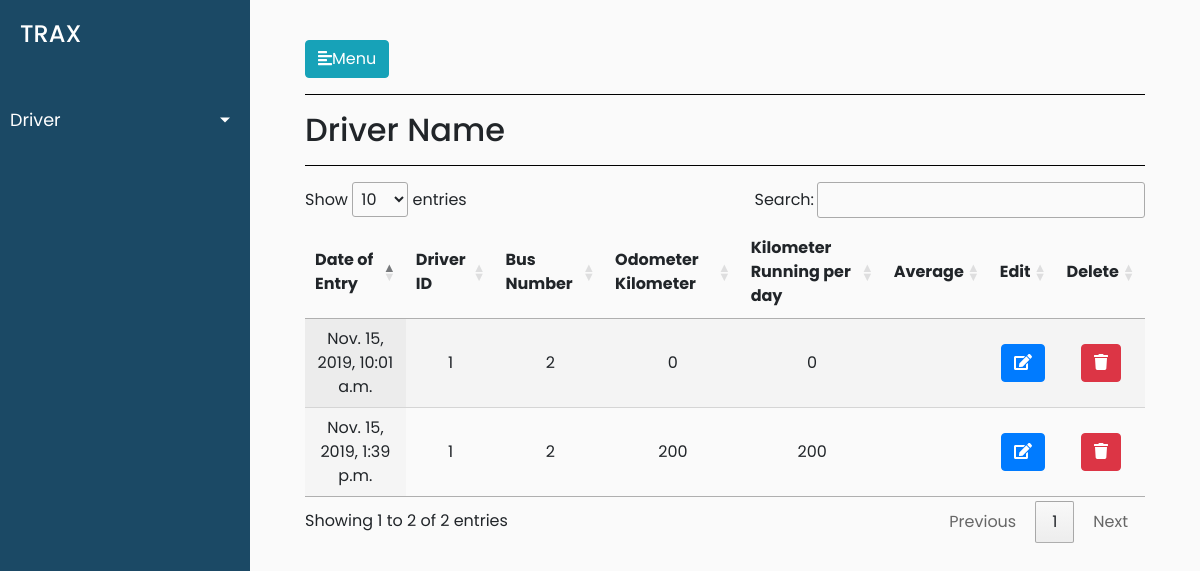
Before: /driver/drivers_details/1 with the older database file.
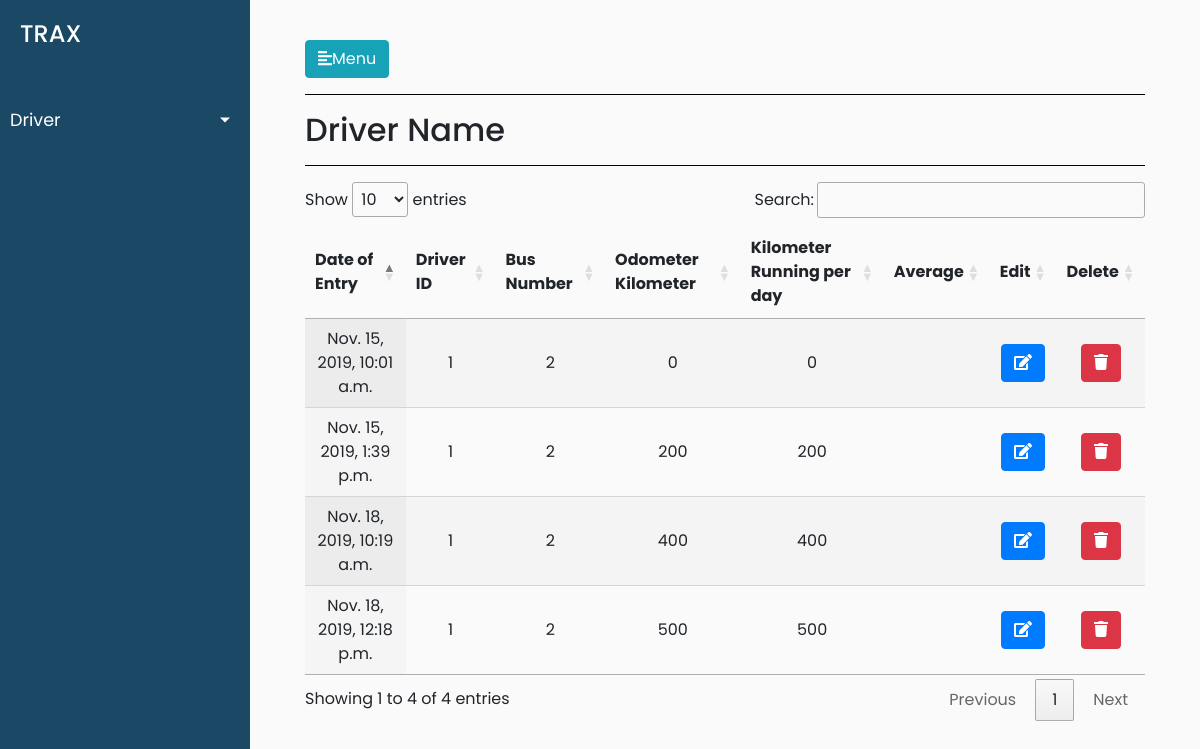
After: the same page with the newer database file.
### trax_vehicle_manager_data/models.py (models this page shows, shortened)
class Drivers_Odometer_Data(models.Model):
        drivers_odometer_data_date_of_entry = models.DateTimeField(default=timezone.now)
        drivers_odometer_data_driver_id = models.ForeignKey(Drivers, on_delete = models.CASCADE)
        drivers_odometer_data_mobile_number = models.CharField(max_length=12,blank=True)
        drivers_odometer_data_vehicle_number = models.ForeignKey(Vehicles, on_delete = models.CASCADE,blank=True, null=True)
        drivers_odometer_data_odometer_kilometer = models.CharField(max_length=12,blank=True)
        drivers_odometer_data_cleaner_id = models.ForeignKey(Cleaners, on_delete = models.CASCADE,blank=True, null=True)
        class Meta:
                verbose_name_plural = "Drivers Odometer List"
                verbose_name = "Driver's Odometer"

class Drivers(models.Model):
        driver_reference_no = models.IntegerField()
        driver_driver_name = models.CharField(max_length=264,default="")
        driver_vehicle_short_number = models.CharField(max_length=12,blank=True)
        driver_vehicle_number = models.CharField(max_length=12,blank=True)
        driver_vehicle_type = models.CharField(max_length=264,blank=True)
        vehicle_type_of_module = models.CharField(max_length=264,blank=True)
        driver_joining_date = models.DateTimeField(default=timezone.now)
        driver_license_number = models.CharField(max_length=264,blank=True)
        driver_aadhar_number = models.CharField(max_length=264,blank=True,default="")
        driver_contact_number = models.CharField(max_length=264,blank=True,default="")
        driver_pan_number = models.CharField(max_length=264,blank=True,default="")
        driver_address_proof = models.CharField(max_length=264,blank=True,default="")
        driver_photoid_proof = models.CharField(max_length=264,blank=True,default="")
        driver_driver_bank_name = models.CharField(max_length=264,default="")
        driver_bank_name = models.CharField(max_length=264,blank=True,default="")
        driver_bank_account_number = models.CharField(max_length=264,blank=True)
        driver_ban_ifsc_code = models.CharField(max_length=264,blank=True,default="")
        driver_bank_branch = models.CharField(max_length=264,blank=True,default="")
        driver_alternate_contact_number=models.CharField(max_length=264,blank=True,default="")
        driver_license_residence_address=models.CharField(max_length=264,blank=True,default="")
        driver_aadhar_card_residence_address=models.CharField(max_length=264,blank=True,default="")
        driver_years_of_experience = models.CharField(max_length=264,blank=True,default="")
        driver_last_employer_name = models.CharField(max_length=264,blank=True,default="")
        driver_years_with_kruze_or_aaron = models.CharField(max_length=264,blank=True,default="")
        def __str__(self):
                return str(self.driver_reference_no)

class Vehicles(models.Model):
        vehicle_id = models.CharField(max_length=900,blank=True)
        vehicle_number = models.CharField(max_length=900,blank=True)
        vehicle_card_number = models.CharField(max_length=900,blank=True)
        vehicle_seating_capacity = models.CharField(max_length=900,blank=True)
        minimum_average = models.CharField(max_length=900,blank=True)
        incremental_average = models.CharField(max_length=900,blank=True)
        vehicle_current_status = models.CharField(max_length=900,blank=True)
        vehicle_buying_date = models.DateTimeField(blank=True)
        vehicle_type = models.CharField(max_length=900,blank=True)
        vehicle_ownership = models.CharField(max_length=900,blank=True)
        vehicle_ownership_details = models.CharField(max_length=900,blank=True)
        vehicle_manufacturer = models.CharField(max_length=900,blank=True)
        vehicle_registered_number = models.CharField(max_length=900,blank=True)
        driver_id = models.ForeignKey(Drivers, on_delete = models.CASCADE)
        cleaner_id = models.ForeignKey(Cleaners, on_delete = models.CASCADE)
        def __str__(self):
            return (self.vehicle_card_number)
        class Meta:
                verbose_name_plural = "Vehicles Master List"
                verbose_name = "Vehicle"

### trax_vehicle_manager_data/views.py (the view)
# urls.py: path('driver/drivers_details/<int:pk>',views.drivers_details,name='drivers_details'),
def drivers_details(request,pk):
    driver_odometer_filered_based_on_driver_pk = Drivers_Odometer_Data.objects.filter(drivers_odometer_data_driver_id=Drivers.objects.get(pk=pk)).all()
    driver_odometer_calculated_dict = {}
    driver_average_calculated_dict = {}
    temp1 = [0]
    for driver_odometer_filered_based_on_driver_pk_single in driver_odometer_filered_based_on_driver_pk:
        temp = [0]
        driver_odometer_calculated_dict[driver_odometer_filered_based_on_driver_pk_single] = {'driver_single_per_day_km':(int(driver_odometer_filered_based_on_driver_pk_single.drivers_odometer_data_odometer_kilometer)-temp[0])}
        driver_average_calculated_dict[driver_odometer_filered_based_on_driver_pk_single.pk]={'driver_single_per_day_average':((int(driver_odometer_filered_based_on_driver_pk_single.drivers_odometer_data_odometer_kilometer)-temp1[0])/2)}
        temp.append(driver_odometer_calculated_dict[driver_odometer_filered_based_on_driver_pk_single]['driver_single_per_day_km'])
        temp.clear()
        temp.append(0)
        temp1.append(driver_average_calculated_dict[driver_odometer_filered_based_on_driver_pk_single.pk]['driver_single_per_day_average'])
    """ for driver_odometer_filered_based_on_driver_pk_single in driver_odometer_filered_based_on_driver_pk:
        driver_odometer_filered_based_on_driver_pk_count = Drivers_Odometer_Data.objects.filter(drivers_odometer_data_driver_id=Drivers.objects.get(pk=pk)).all().count()
    driver_odometer_latest_object = Drivers_Odometer_Data.objects.latest('drivers_odometer_data_date_of_entry')
    average_calculated_per_day = int(driver_odometer_latest_object.drivers_odometer_data_odometer_kilometer)/driver_odometer_filered_based_on_driver_pk_count """
    data = {'driver_odometer_filered_based_on_driver_pk':driver_odometer_filered_based_on_driver_pk,'driver_odometer_calculated_dict':driver_odometer_calculated_dict}
    return render(request,'trax_vehicle_manager_data/driver_detail.html',data)

### trax_vehicle_manager_data/templates/trax_vehicle_manager_data/driver_detail.html (shortened to what this page needs)
{% extends 'trax_vehicle_manager_data/base.html' %}
{% load static %}
{% block stylesheets %}
<link rel="stylesheet" href="//cdn.datatables.net/1.10.19/css/jquery.dataTables.min.css">
{% endblock stylesheets %}
{% block content %}
                <hr style="background-color: black">
                <h2>Driver Name</h2>
               <hr style="background-color: black">
                <div>
                {% if driver_odometer_filered_based_on_driver_pk %}
                    <table id="test_table" class="display" style="width:100%;text-align: center">
                        <thead>
                            <tr>
                                <th>Date of Entry</th>
                                <th>Driver ID</th>
                                <th>Bus Number</th>
                                <th>Odometer Kilometer</th>
                                <th>Kilometer Running per day</th>
                                <th>Average</th>
                                <th>Edit</th>
                                <th>Delete</th>
                            </tr>
                        </thead>
                        <tbody>
                            {% for key,value in driver_odometer_calculated_dict.items %}
                            <tr>
                                <td>{{key.drivers_odometer_data_date_of_entry}}</td>
                                <td>{{key.drivers_odometer_data_driver_id}}</td>
                                <td>{{key.drivers_odometer_data_vehicle_number}}</td>
                                <td>{{key.drivers_odometer_data_odometer_kilometer}}</td>
                                <td>{{value.driver_single_per_day_km}}</td>
                                <td>{{calculated_average_kilmeter_value}}</td>
                                <td><button class="btn btn-primary"><i class="fa fa-edit"></i></button></td>
                                <td><button class="btn btn-danger"><i class="fa fa-trash"></i></button></td>
                            </tr>
                            {% endfor %}
                        </tbody>
                    </table>
                    {% else %}
                    <p class="no-leads text-primary">No data added yet.</p>
                    {% endif %}
                </div>
            </div>
        </div>
    </div>
{% endblock %}

Changed rows visible on the page:
added Drivers_Odometer_Data: drivers_odometer_data_date_of_entry "Nov. 18, 2019, 10:19 a.m.", drivers_odometer_data_driver_id "1", drivers_odometer_data_vehicle_number "2", drivers_odometer_data_odometer_kilometer "400", driver_single_per_day_km "400"
added Drivers_Odometer_Data: drivers_odometer_data_date_of_entry "Nov. 18, 2019, 12:18 p.m.", drivers_odometer_data_driver_id "1", drivers_odometer_data_vehicle_number "2", drivers_odometer_data_odometer_kilometer "500", driver_single_per_day_km "500"
Other visible differences:
text written by a page script: "Show entries Search: Showing 1 to 2 of 2 entries Previous 1 Next" → "Show entries Search: Showing 1 to 4 of 4 entries Previous 1 Next"
